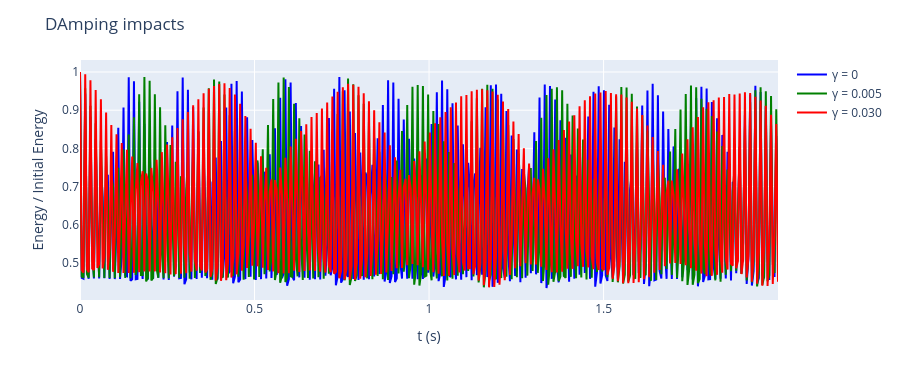

The notebook cell saved with this chart:
### Code cell
cases = [
    dict(gamma=0.0,   label='\u03b3 = 0', color = "blue"),
    dict(gamma=0.005, label='\u03b3 = 0.005', color = "green"),
    dict(gamma=0.030, label='\u03b3 = 0.030', color = "red")
]
results = {}
for c in cases:
    ts, us, x, en, audio, sr = solve_string(gamma=c['gamma'], T=2.0, n_vis_frames=400)
    results[c['label']] = dict(ts=ts, us=us, x=x, en=en, audio=audio, sr=sr, **c)

fig = go.Figure()
for lbl, d in results.items():
    fig.add_trace(go.Scatter(x=d['ts'], y=d['en']/d['en'][0],
                             name=lbl, mode='lines',
                             line=dict(color=d['color'], width=2)))

fig.update_xaxes(title_text='t (s)')
fig.update_yaxes(title_text='Energy / Initial Energy')
fig.update_layout(height=380, title='DAmping impacts', margin=dict(t=60))
fig.show()

### Figure 1 — Plotly figure (JSON) as saved in the notebook; plotly's stock layout.template omitted (floating-point values rounded to 4 significant figures; data arrays with more than 128 entries replaced by an {"elided": "..."} marker saying what was removed)
{"data": [{"line": {"color": "blue", "width": 2}, "mode": "lines", "name": "γ = 0", "type": "scatter", "x": {"elided": "402 float values"}, "y": {"elided": "402 float values"}}, {"line": {"color": "green", "width": 2}, "mode": "lines", "name": "γ = 0.005", "type": "scatter", "x": {"elided": "402 float values"}, "y": {"elided": "402 float values"}}, {"line": {"color": "red", "width": 2}, "mode": "lines", "name": "γ = 0.030", "type": "scatter", "x": {"elided": "402 float values"}, "y": {"elided": "402 float values"}}], "layout": {"height": 380, "margin": {"t": 60}, "title": {"text": "DAmping impacts"}, "xaxis": {"title": {"text": "t (s)"}}, "yaxis": {"title": {"text": "Energy / Initial Energy"}}}}
